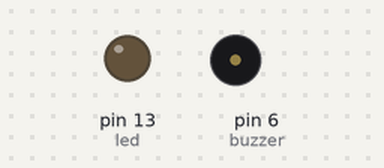
A sketch run on a simulated Arduino Uno, built with avr-gcc and run on an emulated ATmega328P. On the bench: output pins drawn as LEDs (lit = HIGH), buzzer (waves = sounding).

Above: at 1.61 s.
At 22.36 s:
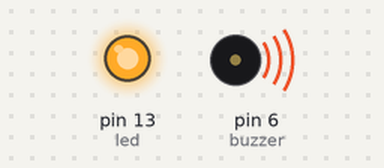
At 31.72 s:
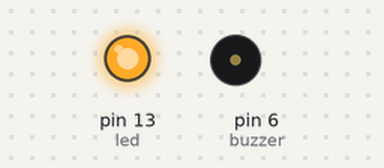
At 42.89 s:
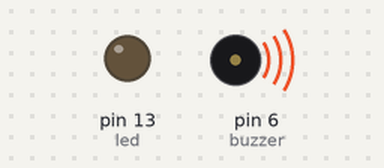
Timing chart, 0 to 43.2 s (numbered marks = the images above):
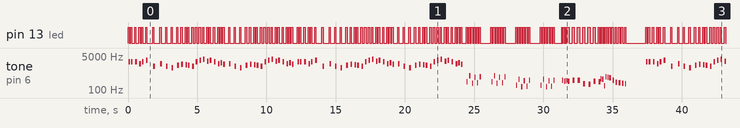

The sketch:

super_mario.ino
```cpp
 //Buzzer ile Super Mario'nun Müziğini Çalma
#define NOTE_B0  31
#define NOTE_C1  33
#define NOTE_CS1 35
#define NOTE_D1  37
#define NOTE_DS1 39
#define NOTE_E1  41
#define NOTE_F1  44
#define NOTE_FS1 46
#define NOTE_G1  49
#define NOTE_GS1 52
#define NOTE_A1  55
#define NOTE_AS1 58
#define NOTE_B1  62
#define NOTE_C2  65
#define NOTE_CS2 69
#define NOTE_D2  73
#define NOTE_DS2 78
#define NOTE_E2  82
#define NOTE_F2  87
#define NOTE_FS2 93
#define NOTE_G2  98
#define NOTE_GS2 104
#define NOTE_A2  110
#define NOTE_AS2 117
#define NOTE_B2  123
#define NOTE_C3  131
#define NOTE_CS3 139
#define NOTE_D3  147
#define NOTE_DS3 156
#define NOTE_E3  165
#define NOTE_F3  175
#define NOTE_FS3 185
#define NOTE_G3  196
#define NOTE_GS3 208
#define NOTE_A3  220
#define NOTE_AS3 233
#define NOTE_B3  247
#define NOTE_C4  262
#define NOTE_CS4 277
#define NOTE_D4  294
#define NOTE_DS4 311
#define NOTE_E4  330
#define NOTE_F4  349
#define NOTE_FS4 370
#define NOTE_G4  392
#define NOTE_GS4 415
#define NOTE_A4  440
#define NOTE_AS4 466
#define NOTE_B4  494
#define NOTE_C5  523
#define NOTE_CS5 554
#define NOTE_D5  587
#define NOTE_DS5 622
#define NOTE_E5  659
#define NOTE_F5  698
#define NOTE_FS5 740
#define NOTE_G5  784
#define NOTE_GS5 831
#define NOTE_A5  880
#define NOTE_AS5 932
#define NOTE_B5  988
#define NOTE_C6  1047
#define NOTE_CS6 1109
#define NOTE_D6  1175
#define NOTE_DS6 1245
#define NOTE_E6  1319
#define NOTE_F6  1397
#define NOTE_FS6 1480
#define NOTE_G6  1568
#define NOTE_GS6 1661
#define NOTE_A6  1760
#define NOTE_AS6 1865
#define NOTE_B6  1976
#define NOTE_C7  2093
#define NOTE_CS7 2217
#define NOTE_D7  2349
#define NOTE_DS7 2489
#define NOTE_E7  2637
#define NOTE_F7  2794
#define NOTE_FS7 2960
#define NOTE_G7  3136
#define NOTE_GS7 3322
#define NOTE_A7  3520
#define NOTE_AS7 3729
#define NOTE_B7  3951
#define NOTE_C8  4186
#define NOTE_CS8 4435
#define NOTE_D8  4699
#define NOTE_DS8 4978

#define melodyPin 6
//Mario'nun melodisi
int melody[] =
{
  NOTE_E7, NOTE_E7, 0, NOTE_E7,
  0, NOTE_C7, NOTE_E7, 0,
  NOTE_G7, 0, 0,  0,
  NOTE_G6, 0, 0, 0,

  NOTE_C7, 0, 0, NOTE_G6,
  0, 0, NOTE_E6, 0,
  0, NOTE_A6, 0, NOTE_B6,
  0, NOTE_AS6, NOTE_A6, 0,

  NOTE_G6, NOTE_E7, NOTE_G7,
  NOTE_A7, 0, NOTE_F7, NOTE_G7,
  0, NOTE_E7, 0, NOTE_C7,
  NOTE_D7, NOTE_B6, 0, 0,

  NOTE_C7, 0, 0, NOTE_G6,
  0, 0, NOTE_E6, 0,
  0, NOTE_A6, 0, NOTE_B6,
  0, NOTE_AS6, NOTE_A6, 0,

  NOTE_G6, NOTE_E7, NOTE_G7,
  NOTE_A7, 0, NOTE_F7, NOTE_G7,
  0, NOTE_E7, 0, NOTE_C7,
  NOTE_D7, NOTE_B6, 0, 0
};
//Mario'nun temposu
int tempo[] =
{
  12, 12, 12, 12,
  12, 12, 12, 12,
  12, 12, 12, 12,
  12, 12, 12, 12,

  12, 12, 12, 12,
  12, 12, 12, 12,
  12, 12, 12, 12,
  12, 12, 12, 12,

  9, 9, 9,
  12, 12, 12, 12,
  12, 12, 12, 12,
  12, 12, 12, 12,

  12, 12, 12, 12,
  12, 12, 12, 12,
  12, 12, 12, 12,
  12, 12, 12, 12,

  9, 9, 9,
  12, 12, 12, 12,
  12, 12, 12, 12,
  12, 12, 12, 12,
};
//Yeraltı melodisi
int underworld_melody[] =
{
  NOTE_C4, NOTE_C5, NOTE_A3, NOTE_A4,
  NOTE_AS3, NOTE_AS4, 0,
  0,
  NOTE_C4, NOTE_C5, NOTE_A3, NOTE_A4,
  NOTE_AS3, NOTE_AS4, 0,
  0,
  NOTE_F3, NOTE_F4, NOTE_D3, NOTE_D4,
  NOTE_DS3, NOTE_DS4, 0,
  0,
  NOTE_F3, NOTE_F4, NOTE_D3, NOTE_D4,
  NOTE_DS3, NOTE_DS4, 0,
  0, NOTE_DS4, NOTE_CS4, NOTE_D4,
  NOTE_CS4, NOTE_DS4,
  NOTE_DS4, NOTE_GS3,
  NOTE_G3, NOTE_CS4,
  NOTE_C4, NOTE_FS4, NOTE_F4, NOTE_E3, NOTE_AS4, NOTE_A4,
  NOTE_GS4, NOTE_DS4, NOTE_B3,
  NOTE_AS3, NOTE_A3, NOTE_GS3,
  0, 0, 0
};
//YerÜstü Melodisi
int underworld_tempo[] =
{
  12, 12, 12, 12,
  12, 12, 6,
  3,
  12, 12, 12, 12,
  12, 12, 6,
  3,
  12, 12, 12, 12,
  12, 12, 6,
  3,
  12, 12, 12, 12,
  12, 12, 6,
  6, 18, 18, 18,
  6, 6,
  6, 6,
  6, 6,
  18, 18, 18, 18, 18, 18,
  10, 10, 10,
  10, 10, 10,
  3, 3, 3
};

void setup(void)
{
  pinMode(6, OUTPUT);//buzzer
  pinMode(13, OUTPUT);//led

}
void loop()
{
  //Melodiler
  sing(1);
  sing(1);
  sing(2);
}
int song = 0;

void sing(int s)
{
  // Melodinin notaları üzerinde yineleme yapın:
  song = s;
  if (song == 2)
  {
    Serial.println(" 'Underworld Theme'");
    int size = sizeof(underworld_melody) / sizeof(int);
    for (int thisNote = 0; thisNote < size; thisNote++)
    {

      // Nota süresi hesaplamak, bir saniye sürebilir
      // Nota tipine bölünür.
      //örnek çeyrek nota = 1000 / 4, sekizinci nota = 1000/8
      int noteDuration = 1000 / underworld_tempo[thisNote];

      buzz(melodyPin, underworld_melody[thisNote], noteDuration);

      // Notaları ayırt etmek, aralarındaki minimum zamanı ayarlamak.
      // Notun süresi +% 30 iyi çalışıyor gibi görünüyor:
      int pauseBetweenNotes = noteDuration * 1.30;
      delay(pauseBetweenNotes);

      //Çalmayı durdurun:
      buzz(melodyPin, 0, noteDuration);

    }

  }
  else
  {

    Serial.println(" 'Mario Theme'");
    int size = sizeof(melody) / sizeof(int);
    for (int thisNote = 0; thisNote < size; thisNote++)
    {
      // Nota süresi hesaplamak, bir saniye sürebilir
      // Nota tipine bölünür.
      //örnek çeyrek nota = 1000 / 4, sekizinci nota = 1000/8
      int noteDuration = 1000 / tempo[thisNote];

      buzz(melodyPin, melody[thisNote], noteDuration);

      // Notaları ayırt etmek, aralarındaki minimum zamanı ayarlamak.
      // Notun süresi +% 30 iyi çalışıyor gibi görünüyor:
      int pauseBetweenNotes = noteDuration * 1.30;
      delay(pauseBetweenNotes);

      //Çalmayı durdurun:
      buzz(melodyPin, 0, noteDuration);

    }
  }
}

void buzz(int targetPin, long frequency, long length)
{
  digitalWrite(13, HIGH);
  long delayValue = 1000000 / frequency / 2;  // Geçişler arasındaki gecikme değerini hesapla
                                              // 1 saniyenin mikrosaniye değerini frekansa bölünmüş, o zamandan bu yana yarı yarıya bölünmüş
                                              // Her çevrim için iki faz vardır
  long numCycles = frequency * length / 1000; // Uygun zamanlama için döngü sayısını hesapla
                                              // Çarpma frekansı, saniyede gerçekten döngülerdir, saniyenin
                                              // Üretmek için toplam döngü sayısını elde et
  for (long i = 0; i < numCycles; i++)
  {                                           // Hesaplanan süre için ...
    digitalWrite(targetPin, HIGH);            // Diyaframı dışarı itmek için zil pinini yüksek yaz
    delayMicroseconds(delayValue);            // Hesaplanan gecikme değerini bekle
    digitalWrite(targetPin, LOW);             // Diyaframı geri çekmek için zil pimini düşük olarak yazın
    delayMicroseconds(delayValue);            // Tekrar bekleyin veya hesaplanan gecikme değeri
  }
  digitalWrite(13, LOW);

}
```

Measured:
- by itself, pin 13 (led): moves between LOW and HIGH, repeating every 37.4 s
- by itself, tone on pin 6 (buzzer): plays 2585 Hz for 0.12 s, 2585 Hz for 0.12 s, 2585 Hz for 0.12 s, 2062 Hz for 0.12 s, 2585 Hz for 0.12 s, 3059 Hz for 0.12 s … (440 notes in this stretch)
